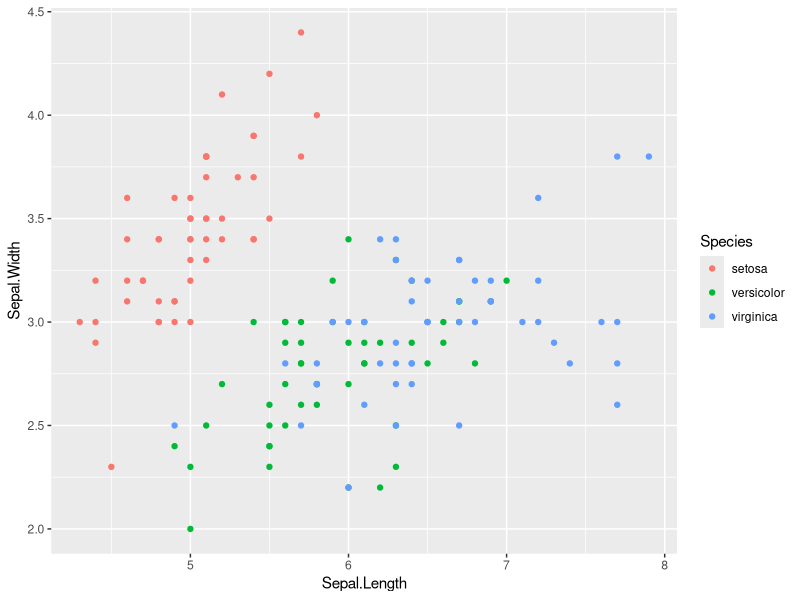
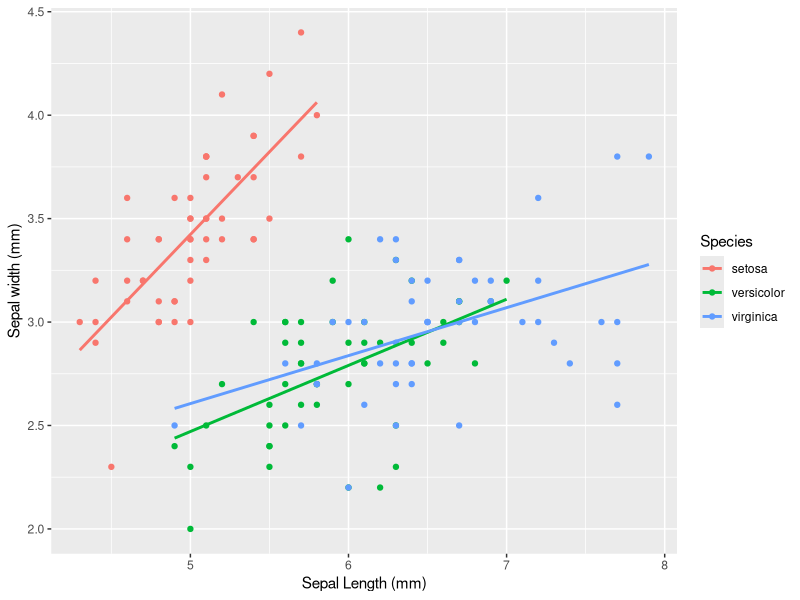
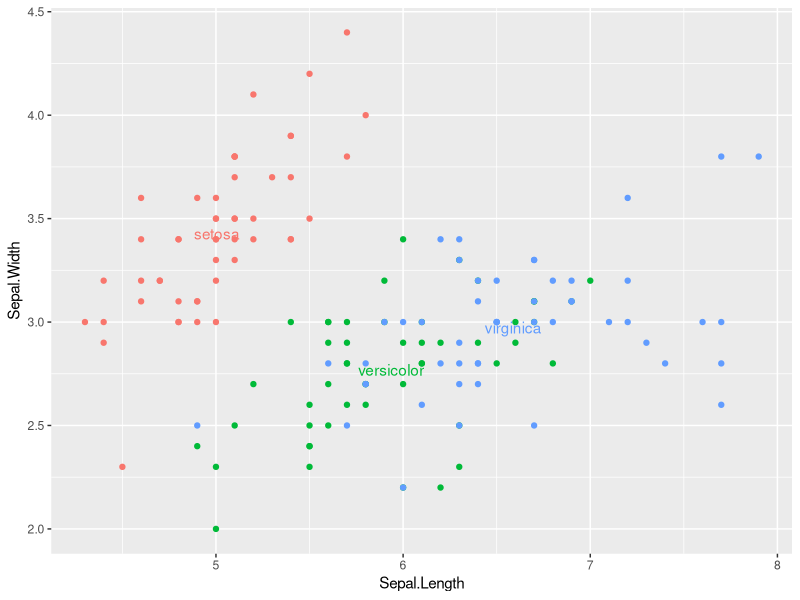
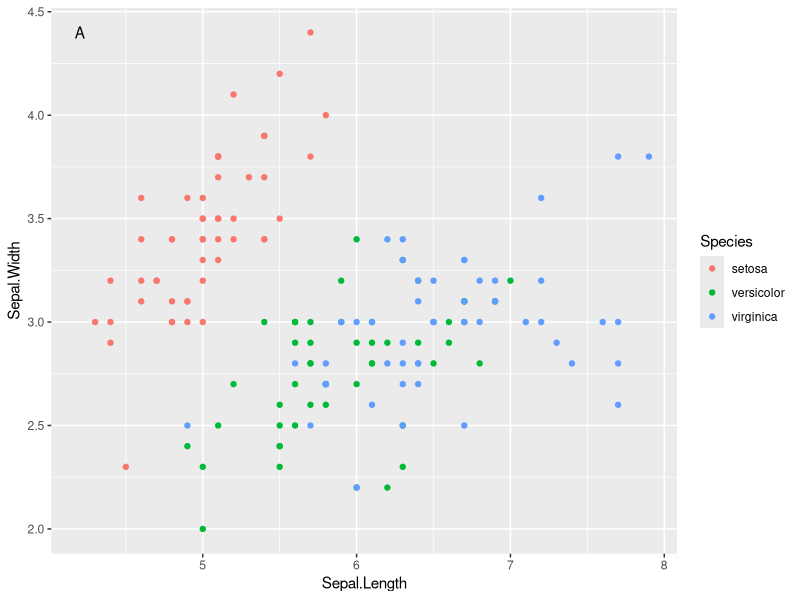
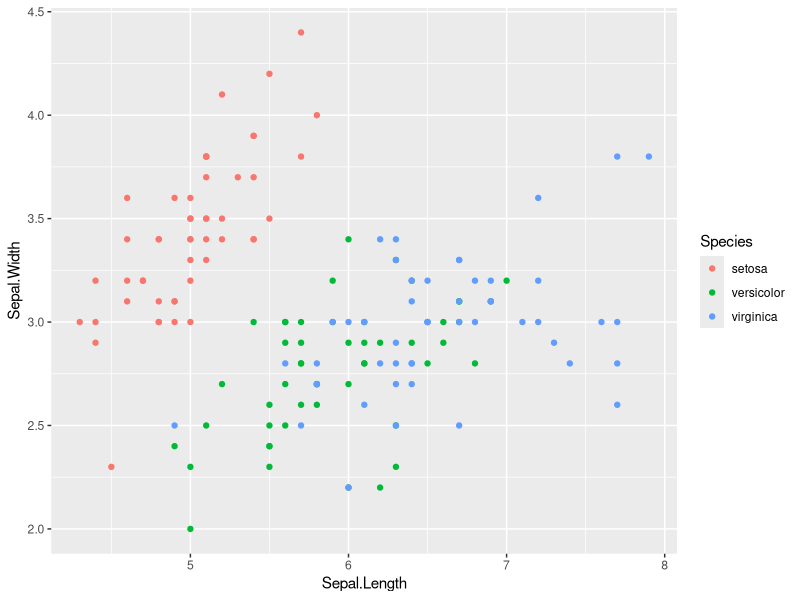
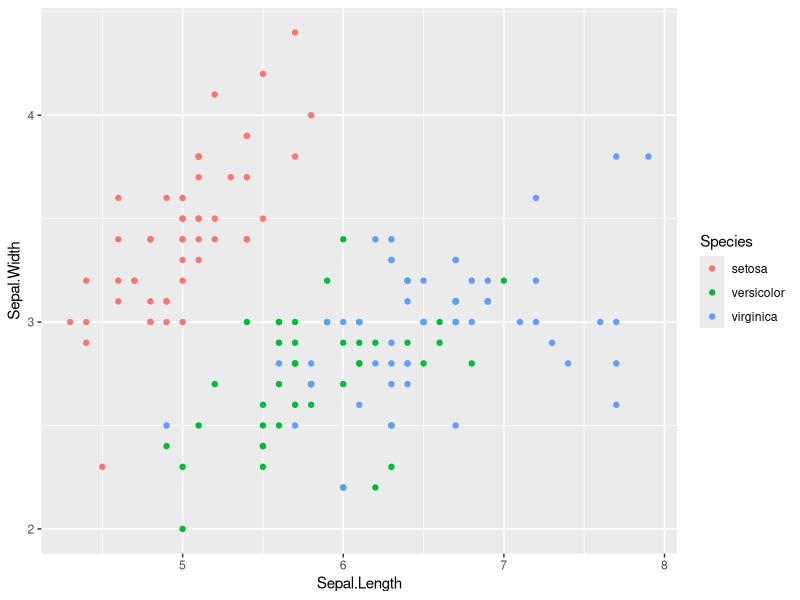
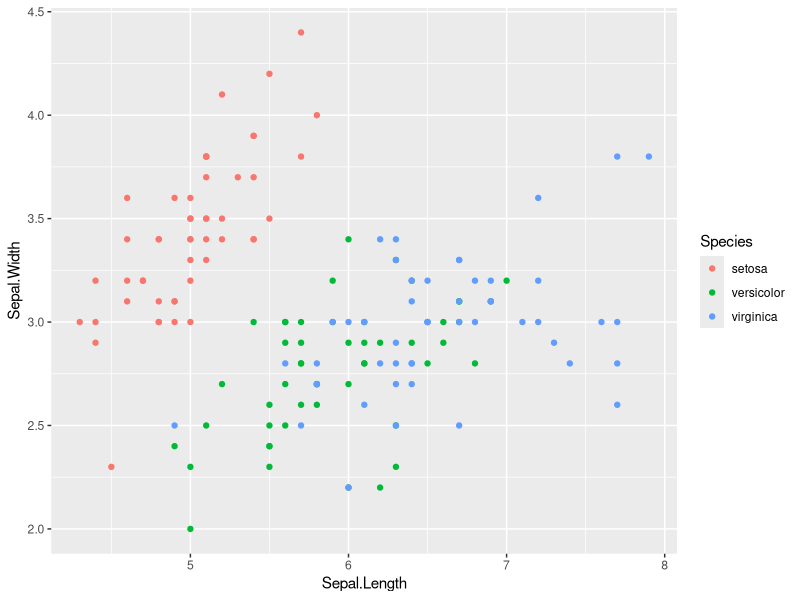
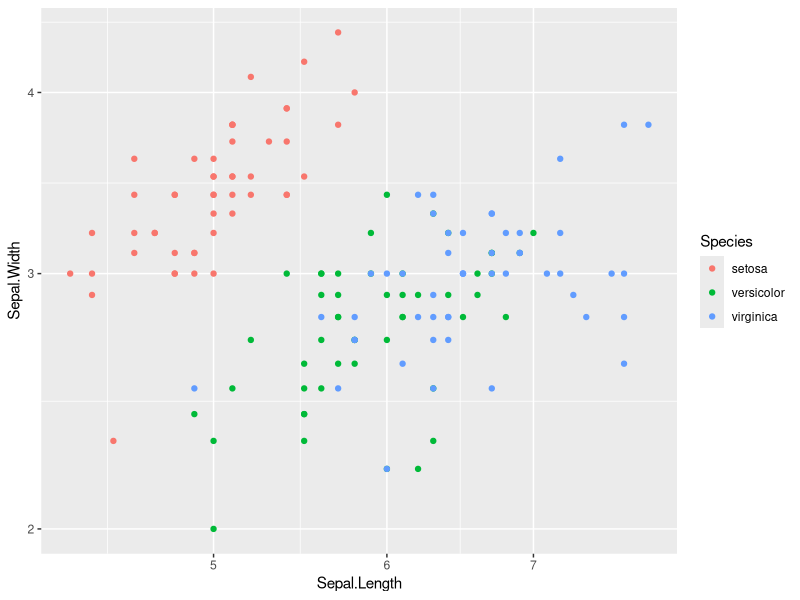

The R script that drew these images, in order:
################################################################################
### BIO 410/510                                                              ###
### Communicate: Beautifying graphs                                          ### 
################################################################################

## Objective: To gain an overview of ggplot2 tools for beautifying graphs.

## For simplicity let's go back to the iris dataset from problem set 2
library(tidyverse)
data("iris")

ggplot(iris, aes(x=Sepal.Length, y=Sepal.Width, color = Species)) + 
  geom_point() 

###########################
## 1) Labels          ####
###########################

# Use labs() to adjust axes labels
# It's a good idea to replace short variable names with more detailed names, and to give units
ggplot(iris, aes(x=Sepal.Length, y=Sepal.Width, color = Species)) + 
  geom_point() + geom_smooth(method = "lm", se = F) +
  labs(x = "Sepal Length (mm)", y = "Sepal width (mm)")

# TASK: Add a title to the graph. Have the title summarize the main finding of the graph
# rather than just describing what the graph contains


###########################
## 2) Annotation       ####
###########################

# It can be useful to label individual observations, and groups.
# A) replace the legend with in-text
irislabels <- iris %>%
  group_by(Species) %>%
  summarize_all(mean)

ggplot(iris, aes(x=Sepal.Length, y=Sepal.Width, color = Species)) + 
  geom_point() + geom_text(data  = irislabels, aes(x=Sepal.Length, y=Sepal.Width, label = Species)) + 
  theme(legend.position = "none")

# B) add a figure number
ggplot(iris, aes(x=Sepal.Length, y=Sepal.Width, color = Species)) + 
  geom_point() + annotate("text", x=4.2, y=4.4, label = "A")

# TASK: Make the annotated "A" larger

###########################
## 3) Scales           ####
###########################

# Scales control how data values are mapped visually. 

# ggplot2 makes a best-guess of scales for you. If scales were explicit, it would be:
ggplot(iris, aes(x=Sepal.Length, y=Sepal.Width, color = Species)) + 
  geom_point() +
  scale_x_continuous() +
  scale_y_continuous() +
  scale_colour_discrete()


# Times when you might want to override default scales include:
# 1) You want to tweak a parameter, such as change the breaks on axes 
ggplot(iris, aes(x=Sepal.Length, y=Sepal.Width, color = Species)) + 
  geom_point() +
  scale_y_continuous(breaks = seq(2, 5, by = 1))

# TASK: Remove the axis labels altogether. Hint: try ?scale_y_continuous
ggplot(iris, aes(x=Sepal.Length, y=Sepal.Width, color = Species)) + 
  geom_point()

# 2) You want to replace the scale altogether based on your knowledge of the data
ggplot(iris, aes(x=Sepal.Length, y=Sepal.Width, color = Species)) + 
  geom_point() +
  scale_y_log10() + scale_x_log10()

# 3) Color is a frequently customized scale.
# By default ggplot2 picks colors that are evenly spaced around the color wheel.
# You might want to adjust, for example ColorBrewer scales adjust for color blindness
ggplot(iris, aes(x=Sepal.Length, y=Sepal.Width, color = Species)) + 
  geom_point() +
  scale_color_brewer(palette = "Set1")

# TASK: Change the colors to red, orange and blue using scale_color_manual()
ggplot(iris, aes(x=Sepal.Length, y=Sepal.Width, color = Species)) + 
  geom_point()



###########################
## 4) Zooming          ####
###########################

# There are three ways to adjust the plot limits:
# Adjusting what data are plotted
# Setting xlim and ylim in coord_cartesian()
# Setting the limits in each scale


# 1) Adjusting data versus coord_cartesian
# To zoom in it is usually better to use coord_cartesian()
# Compare: 
iris %>%
  filter(Sepal.Length >= 4, Sepal.Length <= 6, Sepal.Width >= 2.5, Sepal.Width <= 4.5) %>%
  ggplot(aes(x=Sepal.Length, y=Sepal.Width, color = Species)) +
  geom_point() + 
  geom_smooth()

ggplot(iris, aes(x=Sepal.Length, y=Sepal.Width, color = Species)) + 
  geom_point() + 
  coord_cartesian(xlim = c(4, 6), ylim = c(2.5, 4.5)) + 
  geom_smooth()


## QUESTION: What is different about these approaches?

# 2) Setting the limits on each scale
# For example, we might want to plot the different species separately, but have the same scale

setosa <- iris %>%
  filter(Species == "setosa")

versicolor <- iris %>%
  filter(Species == "versicolor")

ggplot(setosa,  aes(x=Sepal.Length, y=Sepal.Width)) +
  geom_point()

ggplot(versicolor,  aes(x=Sepal.Length, y=Sepal.Width)) +
  geom_point()


# We can set scales based on the full, original data
x_scale <- scale_x_continuous(limits = range(iris$Sepal.Length))
y_scale <- scale_y_continuous(limits = range(iris$Sepal.Width))


ggplot(setosa,  aes(x=Sepal.Length, y=Sepal.Width)) +
  geom_point() +
  x_scale +
  y_scale 

ggplot(versicolor,  aes(x=Sepal.Length, y=Sepal.Width)) +
  geom_point() +
  x_scale +
  y_scale 

###########################
## 5) Themes           ####
###########################

# You can customize the non-data aspects of the plot with themes

ggplot(iris, aes(x=Sepal.Length, y=Sepal.Width, color = Species)) + 
  geom_point() + theme_bw()

# ggplot2 has 8 built in themes
# TASK: re-plot the graph with another built-in theme


# You can also control the individual components of the plot, like text size:

ggplot(iris, aes(x=Sepal.Length, y=Sepal.Width, color = Species)) + 
  geom_point() + theme(text = element_text(size = 16))


# You can make your own themes (if we're lucky in week 10), and there's also a whole library of themes:
library(ggthemes)

# Note the *most* useful, but fun:
ggplot(iris, aes(x=Sepal.Length, y=Sepal.Width, color = Species)) + 
  geom_point() + ggthemes::theme_fivethirtyeight()

ggplot(iris, aes(x=Sepal.Length, y=Sepal.Width, color = Species)) + 
  geom_point() + ggthemes::theme_economist()

ggplot(iris, aes(x=Sepal.Length, y=Sepal.Width, color = Species)) + 
  geom_point() + ggthemes::theme_excel()


